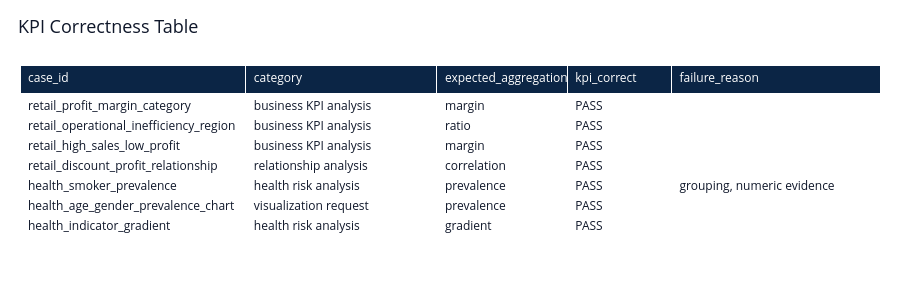

Here is the notebook cell this chart was saved with:
### Code cell
kpi_table = results.loc[
    results["kpi_correct"].notna(),
    ["case_id", "category", "expected_aggregation", "kpi_correct", "failure_reason"],
].copy()

kpi_table["kpi_correct"] = kpi_table["kpi_correct"].map({True: "PASS", False: "FAIL"})

fig = go.Figure(
    data=[
        go.Table(
            columnwidth=[2.6, 2.2, 1.5, 1.2, 2.4],
            header={
                "values": list(kpi_table.columns),
                "fill_color": colors["dark_blue"],
                "font": {"color": "white", "size": 12},
                "align": "left",
            },
            cells={
                "values": [kpi_table[column] for column in kpi_table.columns],
                "fill_color": [
                    ["#FFFFFF" if value != "FAIL" else "#FDE2E5" for value in kpi_table["kpi_correct"]]
                    for column in kpi_table.columns
                ],
                "font": {"color": colors["dark"], "size": 12},
                "align": "left",
            },
        )
    ]
)

fig.update_layout(
    title={"text": "KPI Correctness Table", "x": 0.02, "font": {"size": 18, "color": colors["dark"]}},
    height=300,
    margin={"l": 20, "r": 20, "t": 65, "b": 10},
)

fig.show()

### Figure 1 — Plotly figure (JSON) as saved in the notebook; plotly's stock layout.template omitted (floating-point values rounded to 4 significant figures)
{"data": [{"cells": {"align": "left", "fill": {"color": [["#FFFFFF", "#FFFFFF", "#FFFFFF", "#FFFFFF", "#FFFFFF", "#FFFFFF", "#FFFFFF"], ["#FFFFFF", "#FFFFFF", "#FFFFFF", "#FFFFFF", "#FFFFFF", "#FFFFFF", "#FFFFFF"], ["#FFFFFF", "#FFFFFF", "#FFFFFF", "#FFFFFF", "#FFFFFF", "#FFFFFF", "#FFFFFF"], ["#FFFFFF", "#FFFFFF", "#FFFFFF", "#FFFFFF", "#FFFFFF", "#FFFFFF", "#FFFFFF"], ["#FFFFFF", "#FFFFFF", "#FFFFFF", "#FFFFFF", "#FFFFFF", "#FFFFFF", "#FFFFFF"]]}, "font": {"color": "#0F172A", "size": 12}, "values": [["retail_profit_margin_category", "retail_operational_inefficiency_region", "retail_high_sales_low_profit", "retail_discount_profit_relationship", "health_smoker_prevalence", "health_age_gender_prevalence_chart", "health_indicator_gradient"], ["business KPI analysis", "business KPI analysis", "business KPI analysis", "relationship analysis", "health risk analysis", "visualization request", "health risk analysis"], ["margin", "ratio", "margin", "correlation", "prevalence", "prevalence", "gradient"], ["PASS", "PASS", "PASS", "PASS", "PASS", "PASS", "PASS"], ["", "", "", "", "grouping, numeric evidence", "", ""]]}, "columnwidth": [2.6, 2.2, 1.5, 1.2, 2.4], "header": {"align": "left", "fill": {"color": "#0B2545"}, "font": {"color": "white", "size": 12}, "values": ["case_id", "category", "expected_aggregation", "kpi_correct", "failure_reason"]}, "type": "table"}], "layout": {"height": 300, "margin": {"b": 10, "l": 20, "r": 20, "t": 65}, "title": {"font": {"color": "#0F172A", "size": 18}, "text": "KPI Correctness Table", "x": 0.02}}}
